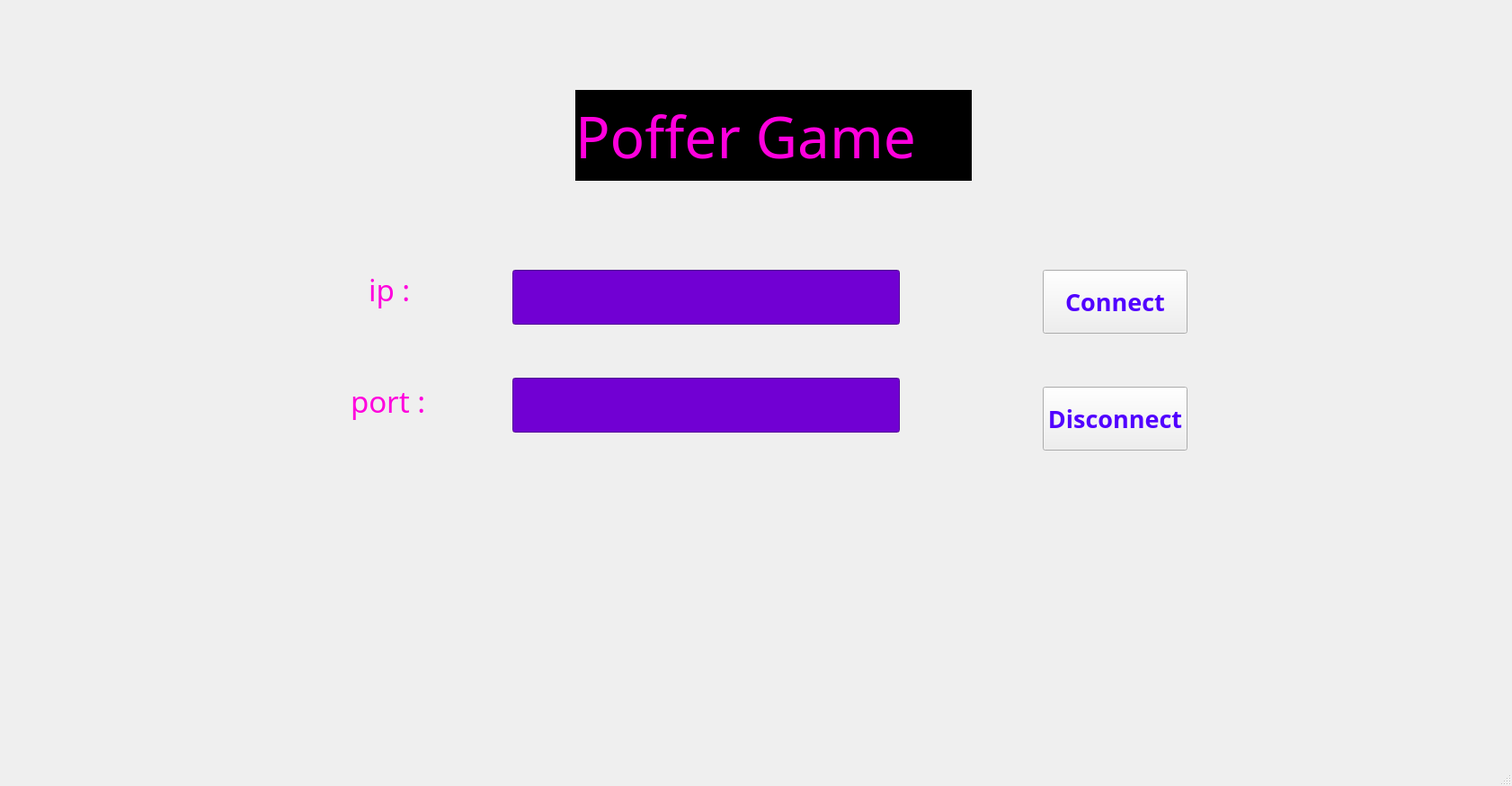
<?xml version="1.0" encoding="UTF-8"?>
<ui version="4.0">
 <class>MainWindow</class>
 <widget class="QMainWindow" name="MainWindow">
  <property name="geometry">
   <rect>
    <x>0</x>
    <y>0</y>
    <width>1682</width>
    <height>874</height>
   </rect>
  </property>
  <property name="windowTitle">
   <string>MainWindow</string>
  </property>
  <property name="styleSheet">
   <string notr="true">QLabel {
	color: rgb(255, 0, 221);
}
</string>
  </property>
  <widget class="QWidget" name="centralwidget">
   <widget class="QLineEdit" name="ip">
    <property name="geometry">
     <rect>
      <x>570</x>
      <y>300</y>
      <width>431</width>
      <height>61</height>
     </rect>
    </property>
    <property name="font">
     <font>
      <family>Script MT</family>
      <pointsize>20</pointsize>
      <italic>false</italic>
      <bold>true</bold>
     </font>
    </property>
    <property name="styleSheet">
     <string notr="true">QLineEdit{
	color: rgb(255, 255, 255);
	background-color: rgb(113, 0, 211);
}</string>
    </property>
    <property name="text">
     <string/>
    </property>
   </widget>
   <widget class="QLabel" name="label_3">
    <property name="geometry">
     <rect>
      <x>410</x>
      <y>260</y>
      <width>71</width>
      <height>123</height>
     </rect>
    </property>
    <property name="font">
     <font>
      <family>Script MT</family>
      <pointsize>25</pointsize>
      <italic>false</italic>
      <fontweight>Thin</fontweight>
     </font>
    </property>
    <property name="styleSheet">
     <string notr="true">QLabel {
	color: rgb(255, 0, 221);
}
</string>
    </property>
    <property name="text">
     <string>ip :</string>
    </property>
   </widget>
   <widget class="QLabel" name="label_2">
    <property name="geometry">
     <rect>
      <x>640</x>
      <y>100</y>
      <width>441</width>
      <height>101</height>
     </rect>
    </property>
    <property name="font">
     <font>
      <family>Script MT</family>
      <pointsize>48</pointsize>
      <italic>false</italic>
      <fontweight>Thin</fontweight>
     </font>
    </property>
    <property name="styleSheet">
     <string notr="true">QLabel {
	color: rgb(255, 0, 221);
	background-color: rgb(0, 0, 0);
}
</string>
    </property>
    <property name="text">
     <string>Poffer Game</string>
    </property>
   </widget>
   <widget class="QLabel" name="label_5">
    <property name="geometry">
     <rect>
      <x>390</x>
      <y>400</y>
      <width>121</width>
      <height>91</height>
     </rect>
    </property>
    <property name="font">
     <font>
      <family>Script MT</family>
      <pointsize>25</pointsize>
      <italic>false</italic>
      <fontweight>Thin</fontweight>
     </font>
    </property>
    <property name="styleSheet">
     <string notr="true">QLabel {
	color: rgb(255, 0, 221);
}
</string>
    </property>
    <property name="text">
     <string>port :</string>
    </property>
   </widget>
   <widget class="QLineEdit" name="port">
    <property name="geometry">
     <rect>
      <x>570</x>
      <y>420</y>
      <width>431</width>
      <height>61</height>
     </rect>
    </property>
    <property name="font">
     <font>
      <family>Script MT</family>
      <pointsize>20</pointsize>
      <italic>false</italic>
      <bold>true</bold>
     </font>
    </property>
    <property name="styleSheet">
     <string notr="true">QLineEdit{
	background-color: rgb(113, 0, 211);
	color: rgb(255, 255, 255);
}</string>
    </property>
   </widget>
   <widget class="QPushButton" name="connect">
    <property name="geometry">
     <rect>
      <x>1160</x>
      <y>300</y>
      <width>161</width>
      <height>71</height>
     </rect>
    </property>
    <property name="font">
     <font>
      <family>Script MT</family>
      <pointsize>20</pointsize>
      <italic>false</italic>
      <bold>true</bold>
     </font>
    </property>
    <property name="styleSheet">
     <string notr="true">QPushButton {
    /* Normal state gradient background */
    background: qlineargradient(spread:pad, x1: 0.5, y1: 0, x2: 0.5, y2: 1, 
                                stop: 0 #6a82fb, stop: 1 #fc5c7d);
	color:rgb(81, 0, 255);
}</string>
    </property>
    <property name="text">
     <string>Connect</string>
    </property>
   </widget>
   <widget class="QPushButton" name="disconnect">
    <property name="geometry">
     <rect>
      <x>1160</x>
      <y>430</y>
      <width>161</width>
      <height>71</height>
     </rect>
    </property>
    <property name="font">
     <font>
      <family>Script MT</family>
      <pointsize>20</pointsize>
      <bold>true</bold>
     </font>
    </property>
    <property name="styleSheet">
     <string notr="true">QPushButton {
    /* Normal state gradient background */
    background: qlineargradient(spread:pad, x1: 0.5, y1: 0, x2: 0.5, y2: 1, 
                                stop: 0 #6a82fb, stop: 1 #fc5c7d);
	color:rgb(81, 0, 255);
}</string>
    </property>
    <property name="text">
     <string>Disconnect</string>
    </property>
   </widget>
  </widget>
  <widget class="QMenuBar" name="menubar">
   <property name="geometry">
    <rect>
     <x>0</x>
     <y>0</y>
     <width>1682</width>
     <height>25</height>
    </rect>
   </property>
  </widget>
  <widget class="QStatusBar" name="statusbar"/>
 </widget>
 <resources/>
 <connections/>
</ui>
